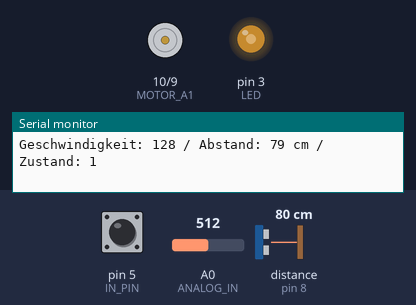
Bench run of a sketch on a simulated Arduino Uno, built with avr-gcc and run on an emulated ATmega328P. Shown: motor-driver pin pairs drawn as motors (green arrow = first pin HIGH = forward, orange = second pin HIGH = backward, longer = more drive, scaled by the enable pin), output pins drawn as LEDs (lit = HIGH), the last lines printed to the serial monitor. Wiring (inferred from the names in the program): ultrasonic range finder: trigger pin 7; echo pin 8. The inputs (shaded band) are chosen by the test bench; at power-on: A0 (ANALOG_IN) = 512, pin 5 (IN_PIN) HIGH, distance to the obstacle (sensor on pin 8) 80 cm. The echo pulse lasts 58.3 µs per cm; pins used as bus, display or sensor lines are not drawn.

Above: at 1.3 s.
1.4 s: A0 (ANALOG_IN) set to 716
At 2.7 s:
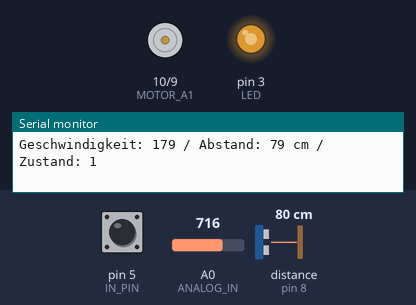
3.0 s: pin 5 (IN_PIN) pulled LOW for 0.6 s
At 3.7 s:
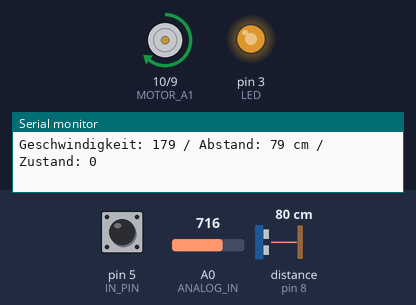
5.5 s: A0 (ANALOG_IN) set to 900
At 6.5 s:
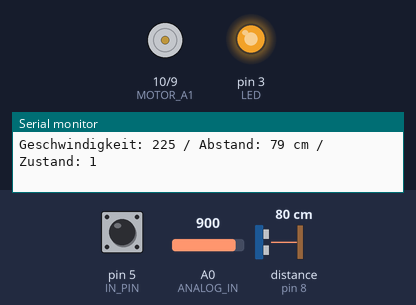
7.0 s: pin 5 (IN_PIN) pulled LOW for 1 s
At 7.9 s:
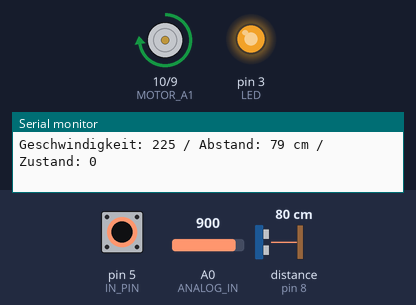
9.6 s: A0 (ANALOG_IN) set to 122
At 10.1 s:
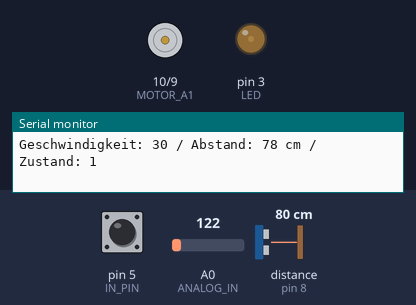
11.1 s: pin 5 (IN_PIN) pulled LOW for 0.6 s
At 11.9 s:
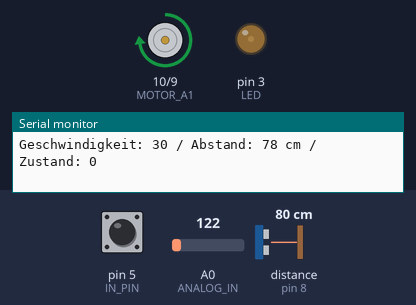
Timing chart, 0 to 14.1 s (numbered marks = the images above; inputs shaded):
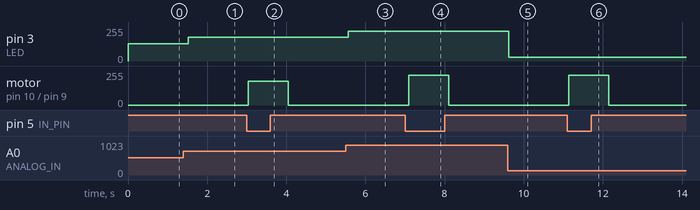

Measured:
- after the input at 1.4 s, pin 3 (LED): 128/255 → 179/255 after 0.12 s
- after the input at 3.0 s, motor on pin 10 (MOTOR_A1) / pin 9 (MOTOR_A2): stopped → forward 179/255 at once, → stopped 1.0 s later
- after the input at 5.5 s, pin 3 (LED): 179/255 → 225/255 after 0.07 s
- after the input at 7.0 s, motor on pin 10 (MOTOR_A1) / pin 9 (MOTOR_A2): stopped → forward 225/255 after 0.09 s, → stopped 1.0 s later
- after the input at 9.6 s, pin 3 (LED): 225/255 → 30/255 at once
- after the input at 11.1 s, motor on pin 10 (MOTOR_A1) / pin 9 (MOTOR_A2): stopped → forward 225/255 at once, → stopped 1.0 s later

The sketch:

Gfs-8-Klasse.ino
```cpp
#define IN_PIN     5
#define LED        3
#define ANALOG_IN  A0

#define MOTOR_PWM 11
#define MOTOR_A1  10
#define MOTOR_A2   9


#define ECHO     8
#define TRIGGER  7


void setup() {
  // put your setup code here, to run once:

  // Serielle Schnittstelle
  Serial.begin(115200);

  // LED und Potentiometer
  pinMode(LED, OUTPUT);
  pinMode(IN_PIN, INPUT_PULLUP);

// Ultraschall Sensor
  pinMode(TRIGGER, OUTPUT);   // TrigPin als OUTPUT
  pinMode(ECHO, INPUT);       // EchoPin als INPUT

  pinMode(MOTOR_PWM, OUTPUT);
  pinMode(MOTOR_A1, OUTPUT);
  pinMode(MOTOR_A2, OUTPUT);
}

int Geschwindigkeit = 0;
int Abstand = 0;

void loop() {

  int analogIn;
  int Zustand;

  // Analog Eingang lesen und an LED als pulweite ausgeben (Helligkeit)
  analogIn = analogRead(ANALOG_IN);
  Geschwindigkeit = analogIn / 4;   // Geteilt durch 4, da Analog in: 0...1023, --> PWM 0...255
  //digitalWrite(LED, Zustand);
  analogWrite(LED, Geschwindigkeit);
  Serial.print("Geschwindigkeit: ");
  Serial.print(Geschwindigkeit);

  // Abstands Messung
  digitalWrite(TRIGGER, HIGH);
  delayMicroseconds(10);
  digitalWrite(TRIGGER, LOW);
  // EchoPin, gibt die Zeit in us an, die der Schall benötigt hat um hin und zurück zukommen
  int schallDauer = pulseIn(ECHO, HIGH);
  // Calculating the distance
  Abstand = schallDauer * 0.034 / 2; // Schallgeschwindigkeit geteilt durch zwei (hin und zurück)
  // Displays the distance on the Serial Monitor
  Serial.print(" / Abstand: ");
  Serial.print(Abstand);
  Serial.print(" cm");


  // Taster einlesen (wenn LOW, Taster gedrückt, motor bewegen)
  Zustand = digitalRead(IN_PIN);
  if (Zustand == LOW) {
    analogWrite(MOTOR_PWM, Geschwindigkeit);
    digitalWrite(MOTOR_A1, HIGH);
    digitalWrite(MOTOR_A2, LOW);
  }
  else {
    analogWrite(MOTOR_PWM, 0);
    digitalWrite(MOTOR_A1, LOW);
    digitalWrite(MOTOR_A2, LOW);
  }

  Serial.print(" / Zustand: ");
  Serial.print(Zustand);
  Serial.print("");

  Serial.println("");


  delay(500);
  // put your main code here, to run repeatedly:
  //digitalWrite(3, HIGH);
  //delay(300);
  //digitalWrite(3, LOW);
  //delay(700);
}
```
